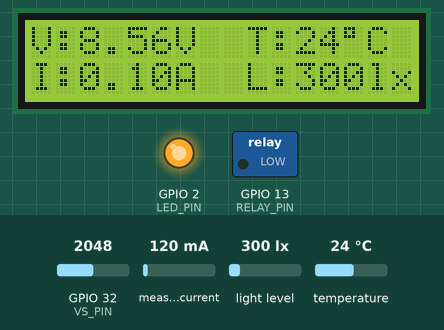
The sketch below on a simulated ESP32. Shown: 16×2 character LCD, switched loads named in the sketch (green lamp = pin HIGH), output pins drawn as LEDs (lit = HIGH). The test bench sets the inputs (shaded band); at power-on: measured current 120 mA, light level 300 lx, temperature 24 °C, GPIO 32 (VS_PIN) = 2048. WiFi joins after 1.5 s; servers stay silent unless stated; random numbers use the default seed unless the sketch sets one; no MQTT or app messages arrive unless stated; what the sketch prints to the serial monitor is not drawn.

Above: at 4.5 s.
4.6 s: measured current set to 40 mA
At 7.1 s:
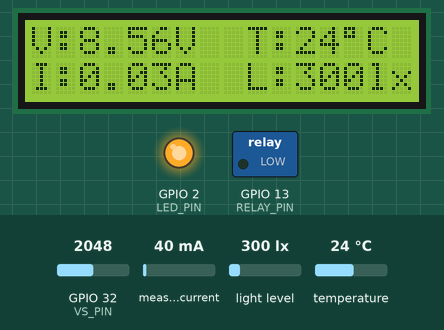
7.4 s: light level set to 40 lx
At 8.7 s:
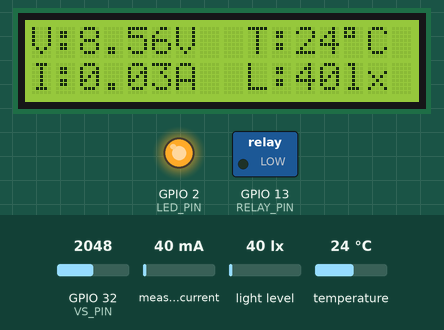
9.4 s: temperature set to 12 °C
At 10.2 s:
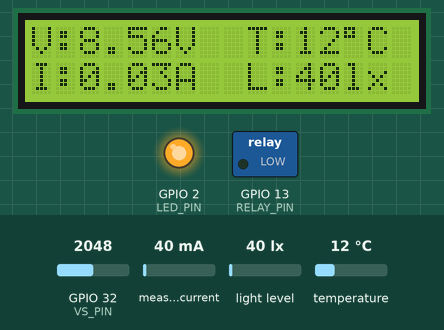
11.4 s: GPIO 32 (VS_PIN) set to 2866
At 13.8 s:
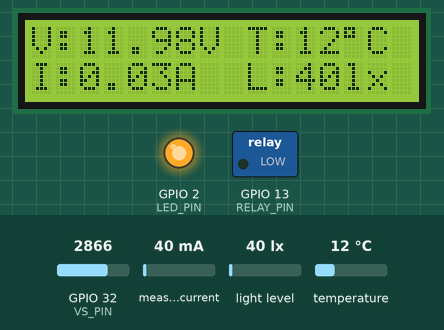
14.4 s: measured current set to 500 mA
At 17.1 s:
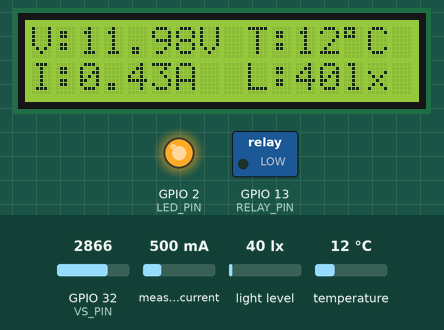
17.4 s: light level set to 500 lx
At 18.9 s:
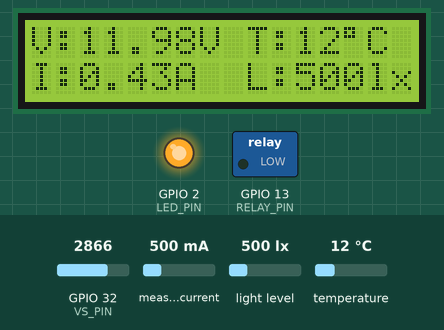
Timing chart, 0 to 20.4 s (numbered marks = the images above; inputs shaded):
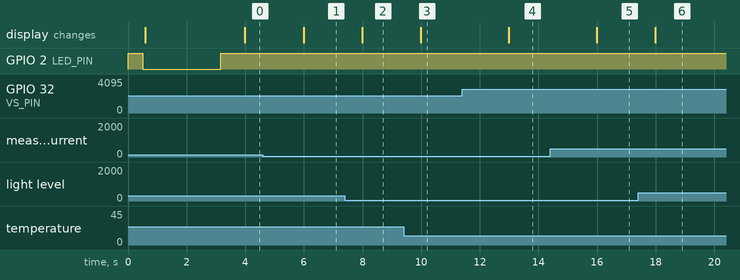

Measured:
- after the input at 4.6 s, the display: changes after 1.4 s (image 1)
- after the input at 7.4 s, the display: changes after 0.59 s (image 2)
- after the input at 9.4 s, the display: changes after 0.59 s (image 3)
- after the input at 11.4 s, the display: changes after 1.6 s (image 4)
- after the input at 14.4 s, the display: changes after 1.6 s (image 5)
- after the input at 17.4 s, the display: changes after 0.59 s (image 6)

The sketch:

solar-monitoring-and-data-logging.ino
```cpp
#include <BH1750.h>
#include <DallasTemperature.h>
#include <LiquidCrystal_I2C.h>
#include <OneWire.h>
#include <PubSubClient.h>
#include <WiFi.h>
#include <Wire.h>

#include "ACS712.h"

// ====== User config ======
#include "secrets.h"
constexpr int WIFI_TIMEOUT_MS = 5000;
constexpr uint32_t SERIAL_BAUD = 115200;

// ====== LED ======
#define LED_PIN 2
inline void ledOn() { digitalWrite(LED_PIN, HIGH); }
inline void ledOff() { digitalWrite(LED_PIN, LOW); }

// ====== Sensor Pins ======
constexpr int VS_PIN = 32;     // Voltage sensor
constexpr int ACS_PIN = 33;    // ACS712 signal directly (no divider)
constexpr int DS_PIN = 23;     // DS18B20 data (with 4.7k pull-up to 3.3V)
constexpr int RELAY_PIN = 13;  // Relay control (active HIGH)

// ===== DS18B20 temperature sensor configuration =====
OneWire oneWire(DS_PIN);
DallasTemperature DSSensor(&oneWire);

// ====== Voltage sensor configuration ======
constexpr float ADC_VREF = 3.3f;  // ESP32 ADC reference (approx.)
constexpr int ADC_MAX = 4095;     // 12-bit
const float R1_V = 7500.0f;       // ohms (top resistor, 7501)
const float R2_V = 30000.0f;      // ohms (bottom resistor, 3012)
const float VOLT_CAL = 4.15f;     // fine calibration multiplier

// ====== ACS712 configuration ======
//  Arduino UNO has 5.0 volt with a max ADC value of 1023 steps
//  ACS712 5A  uses 185 mV per A
//  ACS712 20A uses 100 mV per A
//  ACS712 30A uses  66 mV per A

// ACS712 ACS(A0, 5.0, 1023, 100);
ACS712 ACS(ACS_PIN, 3.3, 3725, 185);
const float CURRENT_CAL = 0.85f;  // fine calibration multiplier

// ====== BH1750 light sensor configuration ======
BH1750 lightMeter(0x23);

// ====== LCD I2C 16x2 configuration ======
LiquidCrystal_I2C lcd(0x27, 16, 2);

// ====== Function declarations ======
void initWiFi();
float readVoltage();
float readTemperature();
float readLight();
void sendTelemetry(float voltage_mV, float current_mA, float temperature, float light);
void mqttConnect();
void callback(char* topic, byte* payload, unsigned int length);

// ====== WiFi and MQTT ======
WiFiClient espClient;
PubSubClient client(HOST, PORT, callback, espClient);

// ====== Setup & Loop ======
unsigned long lastSend = 0;
const unsigned long SEND_PERIOD_MS = 1000;  // 1s

void setup() {
  Wire.begin();
  pinMode(LED_PIN, OUTPUT);

  // Relay & ACS712 initialization
  pinMode(RELAY_PIN, OUTPUT);
  digitalWrite(RELAY_PIN, LOW);
  ACS.autoMidPoint();

  ledOn();
  delay(500);
  ledOff();

  lcd.begin(16, 2);
  lcd.backlight();

  lcd.setCursor(1, 0);
  lcd.print("Solar Monitor");
  lcd.setCursor(2, 1);
  lcd.print("Starting...");

  Serial.begin(SERIAL_BAUD);
  delay(1000);
  Serial.println(F("\nSolar Monitoring and Data Logging"));
  Serial.println(F("Starting..."));

  if (lightMeter.begin(BH1750::CONTINUOUS_HIGH_RES_MODE)) {
    Serial.println(F("BH1750 Advanced begin"));
  } else {
    Serial.println(F("Error initialising BH1750"));
  }

  randomSeed(esp_random());
  initWiFi();

  DSSensor.begin();
}

void loop() {
  if (WiFi.status() != WL_CONNECTED) {
    ledOff();
    initWiFi();
  }

  if (!client.connected()) {
    mqttConnect();
  }
  client.loop();

  unsigned long now = millis();
  if (now - lastSend >= SEND_PERIOD_MS) {
    lastSend = now;

    float voltage = readVoltage();          // ~0–4.1 V (7.5k/30k divider)
    float current = readCurrent();          // -5000 to +5000 mA (5A version)
    float temperature = readTemperature();  // 20.0–39.9 °C (random)
    float light = readLight();              // BH1750

    Serial.printf("VIN=%.2f V, I=%.3f A, T=%.1f C, L=%.1f lux\n", voltage, current, temperature, light);

    lcd.clear();
    lcd.setCursor(0, 0);
    lcd.printf("V:%1.2fV", voltage);
    lcd.setCursor(0, 1);
    lcd.printf("I:%1.2fA", current);

    lcd.setCursor(9, 0);
    lcd.printf("T:%d", (int)temperature);
    lcd.print((char)223);
    lcd.print("C");
    lcd.setCursor(9, 1);
    lcd.printf("L:%dlx", (int)light);

    sendTelemetry(voltage, current, temperature, light);
  }
}

// ====== Functions ======

// ===== Initialize WiFi ======
void initWiFi() {
  Serial.printf("Connecting to %s", WIFI_SSID);
  WiFi.begin(WIFI_SSID, WIFI_PASSWORD);
  long startAttemptTime = millis();
  while (WiFi.status() != WL_CONNECTED) {
    delay(500);
    Serial.print(".");

    // Timeout after 10 seconds
    if (millis() - startAttemptTime > 10000) {
      Serial.println(F("\nFailed to connect to WiFi"));
      return;
    }
  }

  if (WiFi.status() == WL_CONNECTED) {
    Serial.println(F("\nWiFi connected"));
    Serial.print(F("IP address: "));
    Serial.println(WiFi.localIP());
  }
}

// ===== Voltage sensor (0-25v) ======
float readVoltage() {
  const int SAMPLES = 32;
  uint32_t sum = 0;
  for (int i = 0; i < SAMPLES; ++i) {
    sum += analogRead(VS_PIN);
    delayMicroseconds(120);
  }
  float raw = sum / (float)SAMPLES;
  float vpin = (raw / ADC_MAX) * ADC_VREF;
  float vin = vpin * ((R1_V + R2_V) / R2_V) * VOLT_CAL;
  return vin;
}

// ===== Current via ACS712 ======
float readCurrent() {
  const int SAMPLES = 32;
  float sum = 0.0f;
  for (int i = 0; i < SAMPLES; ++i) {
    sum += ACS.mA_DC();
    delayMicroseconds(120);
  }

  return sum / (float)SAMPLES / 1000.0f * CURRENT_CAL;  // Convert mA to A
}

// ===== Temperature via DS18B20 ======
float readTemperature() {
  DSSensor.requestTemperatures();
  return DSSensor.getTempCByIndex(0);
}

// ===== Light via BH1750 ======
float readLight() {
  if (lightMeter.measurementReady()) {
    return lightMeter.readLightLevel();
  }
  return -1.0f;
}

// ===== MQTT connect ======
void mqttConnect() {
  if (!client.connected()) {
    ledOff();
    Serial.print("Attempting MQTT connection...");
    String clientId = "ESP32Client-";
    clientId += String(random(0xffff), HEX);
    if (client.connect(clientId.c_str(), TOKEN, NULL)) {
      Serial.println("connected");
      client.subscribe("v1/devices/me/attributes");
      client.subscribe("v1/devices/me/attributes/response/+");
      client.publish("v1/devices/me/attributes/request/1", "{\"sharedKeys\":\"relay\"}");
      ledOn();
    } else {
      Serial.print("failed, rc=");
      Serial.print(client.state());
      delay(1000);
    }
  }
}

// ===== MQTT message callback ======
void callback(char* topic, byte* payload, unsigned int length) {
  String t = String(topic);
  String message;
  for (unsigned int i = 0; i < length; i++) {
    message += (char)payload[i];
  }
  //   Serial.println("Message arrived: " + message);

  int relayStart = message.indexOf("\"relay\":");
  if (relayStart >= 0) {
    if (message.indexOf("true", relayStart) >= 0) {
      digitalWrite(RELAY_PIN, HIGH);
      Serial.println("Relay set to ON from MQTT");
    } else if (message.indexOf("false", relayStart) >= 0) {
      digitalWrite(RELAY_PIN, LOW);
      Serial.println("Relay set to OFF from MQTT");
    }
  }
}

// ====== Send sensor telemetry ======
void sendTelemetry(float voltage, float current, float temperature, float light) {
  if (WiFi.status() != WL_CONNECTED) {
    Serial.println(F("WiFi not connected, cannot send telemetry"));
    return;
  }

  String payload = "{";
  payload += "\"voltage\":" + String(voltage, 2) + ",";
  payload += "\"current\":" + String(current, 3) + ",";
  payload += "\"temperature\":" + String(temperature, 1) + ",";
  payload += "\"light\":" + String(light, 1);
  payload += "}";

  if (!client.publish("v1/devices/me/telemetry", payload.c_str())) {
    Serial.println("Failed to send telemetry");
  }
}
```

secrets.example.h
```cpp
#pragma once
// Copy this file to src/secrets.h and fill with your real credentials.

// ===== WiFi configuration ======
constexpr char WIFI_SSID[] = "YOUR_WIFI_SSID";
constexpr char WIFI_PASSWORD[] = "YOUR_WIFI_PASSWORD";

// ===== Thingsboard MQTT configuration ======
constexpr char TOKEN[] = "YOUR_THINGSBOARD_DEVICE_TOKEN";
constexpr char HOST[] = "YOUR_THINGSBOARD_HOSTNAME_OR_IP";
constexpr int PORT = 1883;
```
